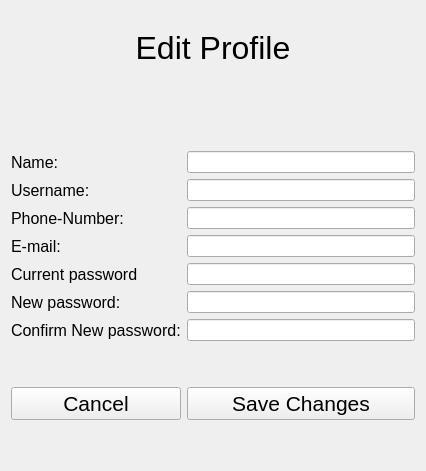
<?xml version="1.0" encoding="UTF-8"?>
<ui version="4.0">
 <class>EditProfilePage</class>
 <widget class="QWidget" name="EditProfilePage">
  <property name="geometry">
   <rect>
    <x>0</x>
    <y>0</y>
    <width>426</width>
    <height>471</height>
   </rect>
  </property>
  <property name="windowTitle">
   <string>Form</string>
  </property>
  <layout class="QGridLayout" name="gridLayout">
   <item row="1" column="0" colspan="2">
    <widget class="QLabel" name="label_edit_profile">
     <property name="font">
      <font>
       <pointsize>24</pointsize>
      </font>
     </property>
     <property name="text">
      <string>Edit Profile</string>
     </property>
     <property name="alignment">
      <set>Qt::AlignmentFlag::AlignCenter</set>
     </property>
    </widget>
   </item>
   <item row="11" column="1">
    <widget class="QPushButton" name="pushButton_save_changes">
     <property name="font">
      <font>
       <pointsize>16</pointsize>
      </font>
     </property>
     <property name="text">
      <string>Save Changes</string>
     </property>
    </widget>
   </item>
   <item row="4" column="0">
    <widget class="QLabel" name="label_username">
     <property name="font">
      <font>
       <pointsize>12</pointsize>
      </font>
     </property>
     <property name="text">
      <string>Username:</string>
     </property>
    </widget>
   </item>
   <item row="2" column="0" colspan="2">
    <spacer name="verticalSpacer">
     <property name="orientation">
      <enum>Qt::Orientation::Vertical</enum>
     </property>
     <property name="sizeType">
      <enum>QSizePolicy::Policy::Fixed</enum>
     </property>
     <property name="sizeHint" stdset="0">
      <size>
       <width>20</width>
       <height>60</height>
      </size>
     </property>
    </spacer>
   </item>
   <item row="4" column="1">
    <widget class="QLineEdit" name="lineEdit_username"/>
   </item>
   <item row="9" column="1">
    <widget class="QLineEdit" name="lineEdit_confirm_new_password">
     <property name="echoMode">
      <enum>QLineEdit::EchoMode::Password</enum>
     </property>
    </widget>
   </item>
   <item row="6" column="0">
    <widget class="QLabel" name="label_email">
     <property name="font">
      <font>
       <pointsize>12</pointsize>
      </font>
     </property>
     <property name="text">
      <string>E-mail:</string>
     </property>
    </widget>
   </item>
   <item row="3" column="0">
    <widget class="QLabel" name="label_name">
     <property name="font">
      <font>
       <pointsize>12</pointsize>
      </font>
     </property>
     <property name="text">
      <string>Name:</string>
     </property>
    </widget>
   </item>
   <item row="10" column="0" colspan="2">
    <spacer name="verticalSpacer_2">
     <property name="orientation">
      <enum>Qt::Orientation::Vertical</enum>
     </property>
     <property name="sizeType">
      <enum>QSizePolicy::Policy::Fixed</enum>
     </property>
     <property name="sizeHint" stdset="0">
      <size>
       <width>20</width>
       <height>40</height>
      </size>
     </property>
    </spacer>
   </item>
   <item row="11" column="0">
    <widget class="QPushButton" name="pushButton_cancel">
     <property name="font">
      <font>
       <pointsize>16</pointsize>
      </font>
     </property>
     <property name="text">
      <string>Cancel</string>
     </property>
    </widget>
   </item>
   <item row="5" column="1">
    <widget class="QLineEdit" name="lineEdit_phone_number"/>
   </item>
   <item row="8" column="0">
    <widget class="QLabel" name="label_new_password">
     <property name="font">
      <font>
       <pointsize>12</pointsize>
      </font>
     </property>
     <property name="text">
      <string>New password:</string>
     </property>
    </widget>
   </item>
   <item row="5" column="0">
    <widget class="QLabel" name="label_phone_number">
     <property name="font">
      <font>
       <pointsize>12</pointsize>
      </font>
     </property>
     <property name="text">
      <string>Phone-Number:</string>
     </property>
    </widget>
   </item>
   <item row="12" column="0" colspan="2">
    <spacer name="verticalSpacer_3">
     <property name="orientation">
      <enum>Qt::Orientation::Vertical</enum>
     </property>
     <property name="sizeType">
      <enum>QSizePolicy::Policy::Fixed</enum>
     </property>
     <property name="sizeHint" stdset="0">
      <size>
       <width>20</width>
       <height>40</height>
      </size>
     </property>
    </spacer>
   </item>
   <item row="6" column="1">
    <widget class="QLineEdit" name="lineEdit_email"/>
   </item>
   <item row="9" column="0">
    <widget class="QLabel" name="label_confirm_new_password">
     <property name="font">
      <font>
       <pointsize>12</pointsize>
      </font>
     </property>
     <property name="text">
      <string>Confirm New password:</string>
     </property>
    </widget>
   </item>
   <item row="8" column="1">
    <widget class="QLineEdit" name="lineEdit_new_password">
     <property name="echoMode">
      <enum>QLineEdit::EchoMode::Password</enum>
     </property>
    </widget>
   </item>
   <item row="3" column="1">
    <widget class="QLineEdit" name="lineEdit_name"/>
   </item>
   <item row="7" column="0">
    <widget class="QLabel" name="label_current_password">
     <property name="font">
      <font>
       <pointsize>12</pointsize>
      </font>
     </property>
     <property name="text">
      <string>Current password</string>
     </property>
    </widget>
   </item>
   <item row="7" column="1">
    <widget class="QLineEdit" name="lineEdit_current_password">
     <property name="echoMode">
      <enum>QLineEdit::EchoMode::Password</enum>
     </property>
    </widget>
   </item>
  </layout>
 </widget>
 <tabstops>
  <tabstop>lineEdit_name</tabstop>
  <tabstop>lineEdit_username</tabstop>
  <tabstop>lineEdit_phone_number</tabstop>
  <tabstop>lineEdit_email</tabstop>
  <tabstop>lineEdit_current_password</tabstop>
  <tabstop>lineEdit_new_password</tabstop>
  <tabstop>lineEdit_confirm_new_password</tabstop>
  <tabstop>pushButton_cancel</tabstop>
  <tabstop>pushButton_save_changes</tabstop>
 </tabstops>
 <resources/>
 <connections/>
</ui>
